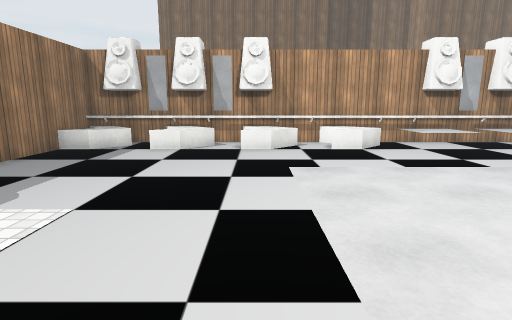
[1] (above)

20 first-person views from a walk through a Unity game level. The camera is 1.4 m above the floor, tilts 10° down and sees 80° across. The floor is counted in squares, 1 m on a side. Each view is taken from the middle of a square. On the plan, view 1 faces up. The plan holds only what a view shows up to about 14 squares ahead; the rest is blank. The place goes on beyond the plan. The player is left out. Some surface patterns are stand-ins.

[2]
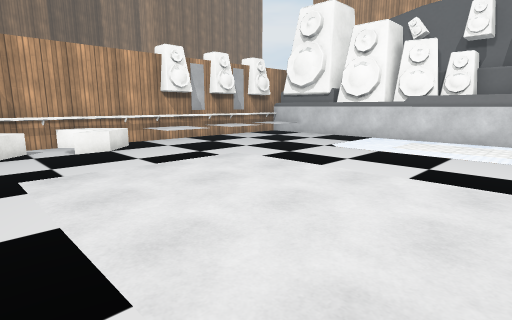

[3]
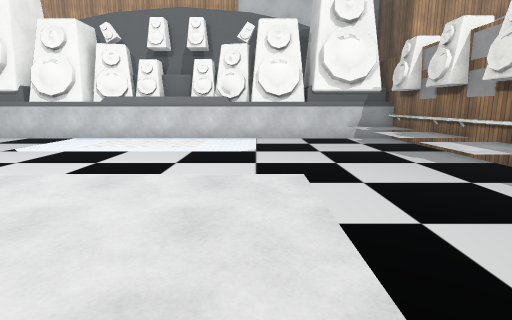

[4]
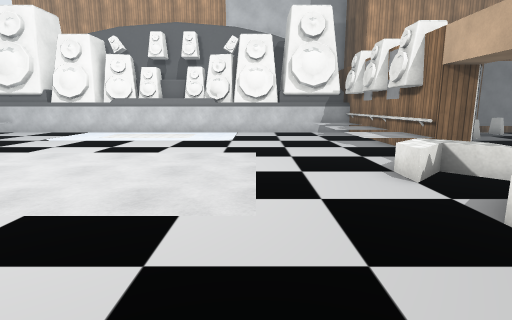

[5]
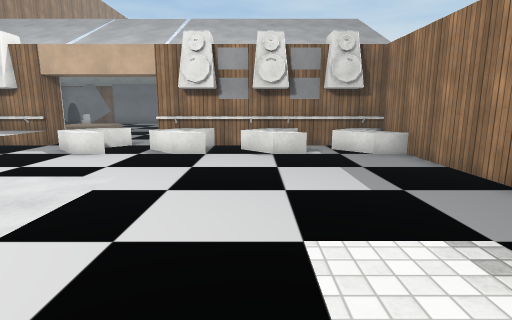

[6]
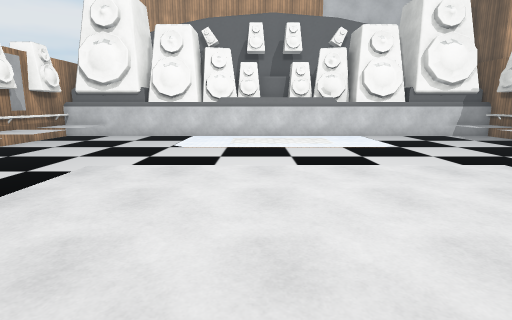

[7]
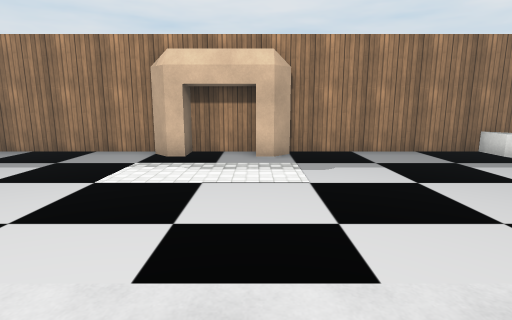

[8]
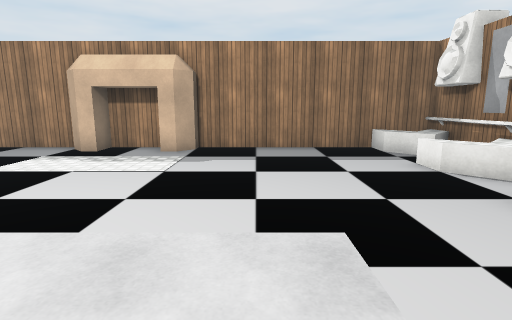

[9]
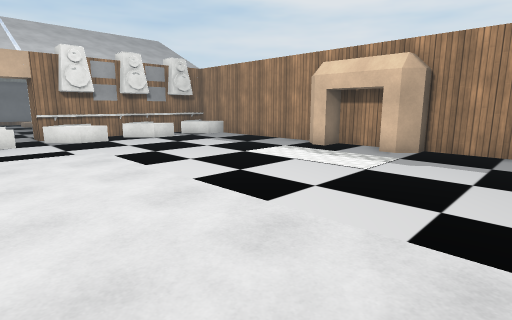

[10]
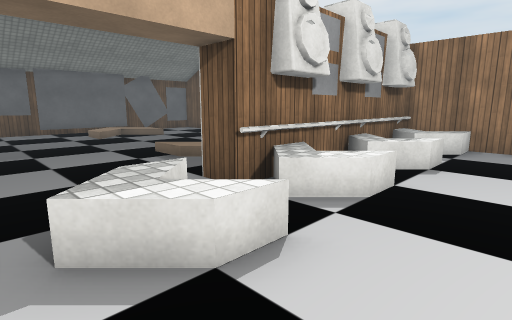

[11]
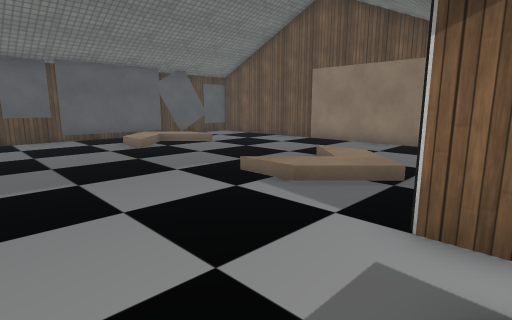

[12]
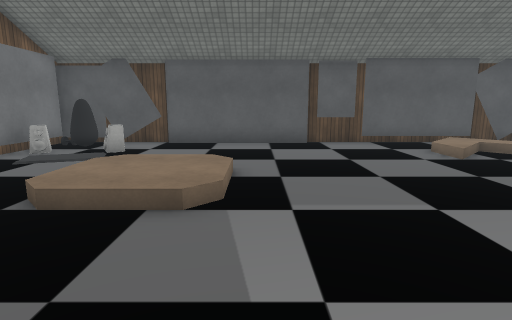

[13]
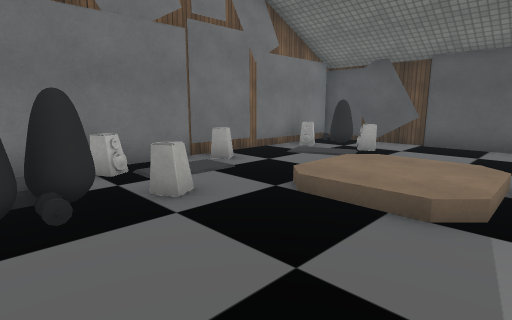

[14]
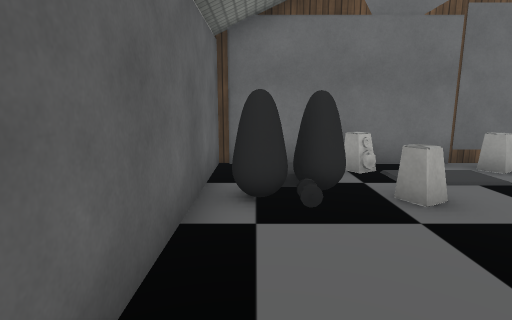

[15]
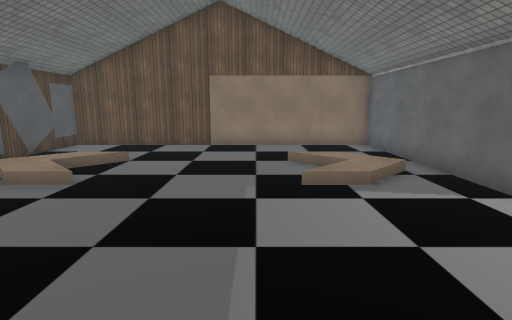

[16]
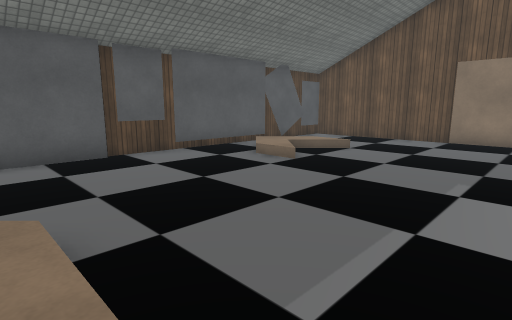

[17]
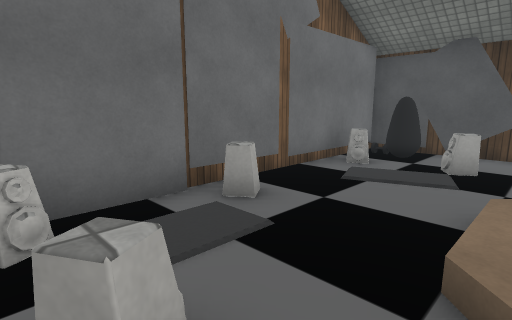

[18]
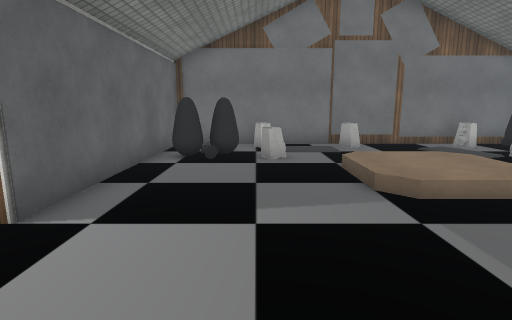

[19]
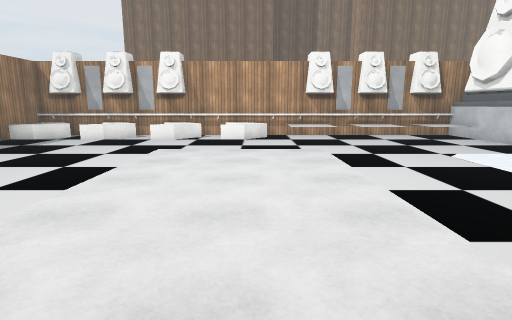

[20]
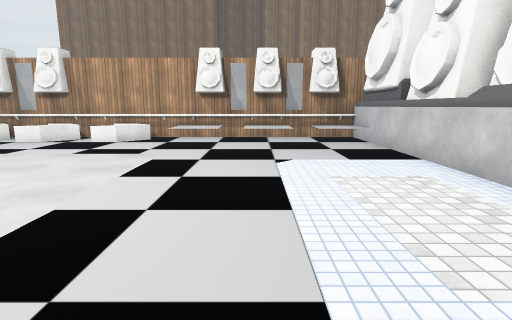

### Floor plan
Key: @ floor where view 1 was taken; # wall or solid block; . main floor; : floor 0.25 m higher than the main floor; + floor 0.5 m higher than the main floor; / step, stairs or slope; S speaker; P poster; O other object.
Columns run from 7 left of view 1 to 14 right of it. Each row starts with its distance up from view 1.
 12 ##############S##S#S##
 11 #............OS.OS.SO#
 10 #....................#
  9 #....................#
  8 #....................#
  7 #....................#
  6 #....................#
  5 #....................#
  4 #O...................#
  3 #O. .................#
  2 #.. .................#
  1 #O. .................#
  0 #O.....@.............#
 -1 #....................#
 -2 #....................#
 -3 #....................#
 -4 #....................#
 -5 #....................#
 -6 #............//.//.//#
 -7 #............+S.+S.S+#
 -8 #########....#S##S#S##
 -9 #########....#########
-10 #...../..........#O.#
-11 #..../:/.........O#.#
-12 #....:.:.........S#.S
-13 #.................S.#
-14 #.............///...##
-15 #.............:::..SS#
-16 #.............:::...P#
-17 #.............///....#
-18 #.................O..#
-19 #....O.O.........SS#S
-20 #..  .O...........##P
-21 #...  .............#P
-22 ######################

Where each view was taken, in squares from view 1:
view 1: 0 up, 0 right, facing up
view 2: 0 up, 0 right, facing up-right
view 3: 2 down, 0 right, facing right
view 4: 3 down, 3 left, facing right
view 5: 3 up, 2 left, facing down
view 6: 3 up, 1 left, facing right
view 7: 3 up, 3 right, facing left
view 8: 6 up, 4 right, facing left
view 9: 7 up, 4 right, facing down-left
view 10: 4 down, 5 right, facing down-left
view 11: 8 down, 5 right, facing down-left
view 12: 10 down, 6 right, facing down
view 13: 10 down, 6 right, facing down-right
view 14: 10 down, 6 right, facing right
view 15: 14 down, 7 right, facing left
view 16: 13 down, 7 right, facing down-left
view 17: 12 down, 9 right, facing down-right
view 18: 12 down, 2 right, facing right
view 19: 3 down, 4 right, facing up
view 20: 2 down, 9 right, facing up
